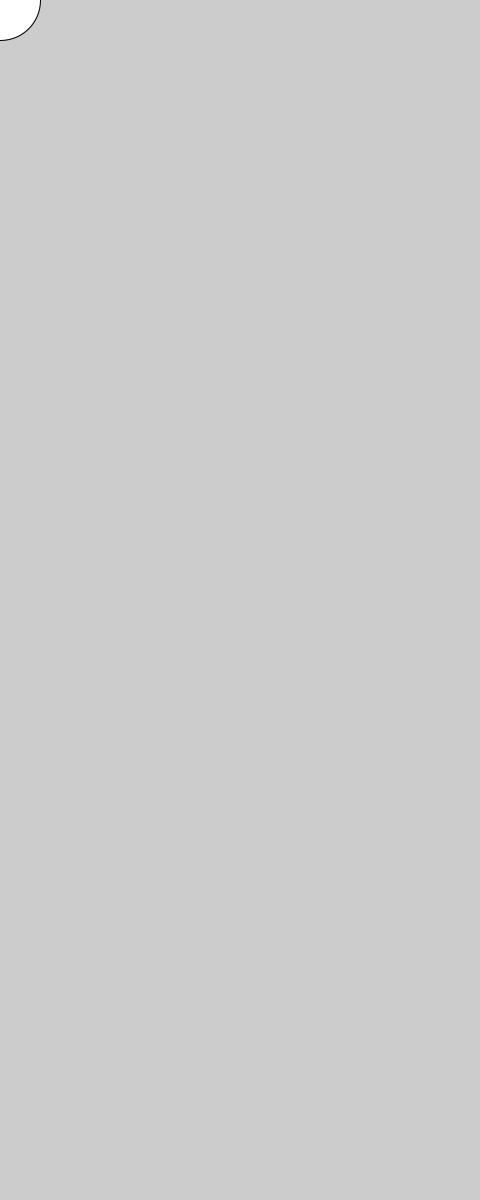
Frame 1 (no input)
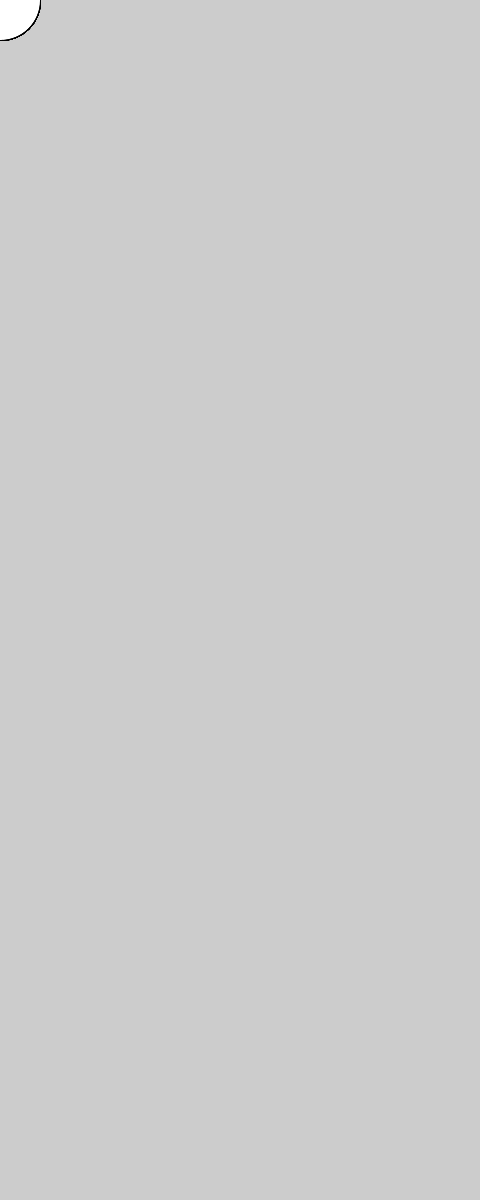
Frame 60 (the mouse pressed at the canvas centre just before this capture)
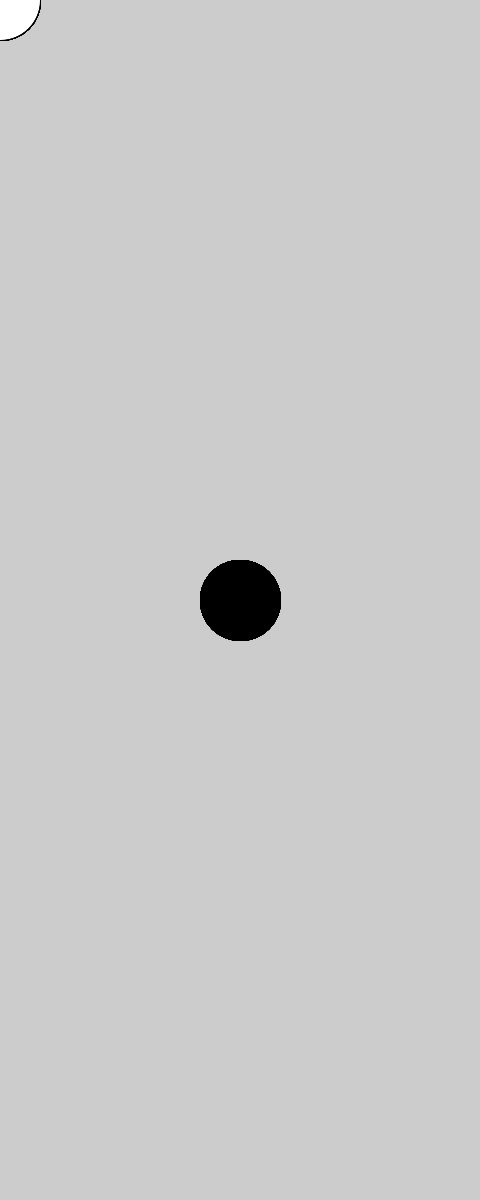
Frame 120 (the mouse held since frame 60 and released just before this capture)

The Processing sketch that drew these frames (run headless with seeded random() and noise(); from frame 60 on, the mouse is pressed at the canvas centre):

// Processing sketch: circle
// ── circle.pde
void setup() {
  size(480, 1200);
}

void draw() {
  if (mousePressed) {
    fill(0);
  } else {
    fill(255);
  }
  ellipse(mouseX, mouseY, 80, 80);
}
